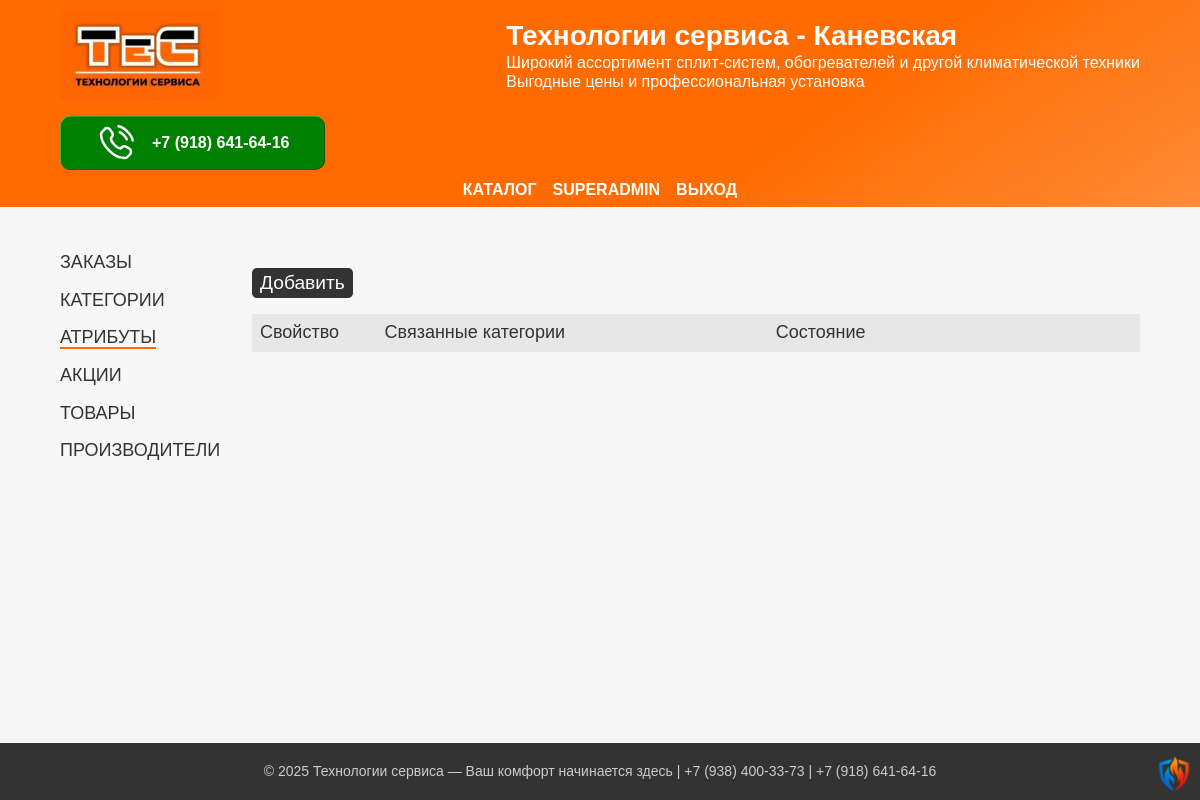
/admin/custom_fields (signed in), run on an earlier commit of the app's database.
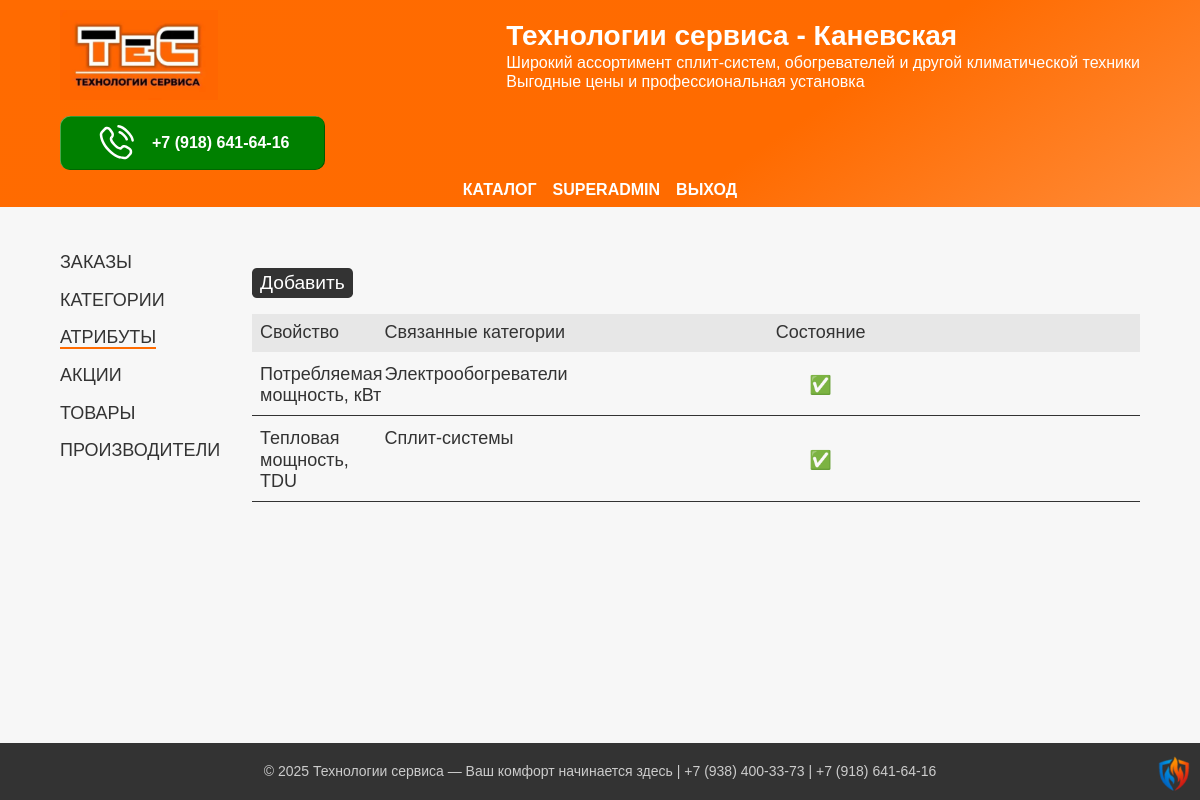
And on a later commit of the database.
### app/models.py (models this page shows, shortened)
class CustomFields(db.Model):
    __tablename__ = 'customfields'
    id = db.Column(db.Integer, primary_key=True)
    name = db.Column(db.Text, nullable=True)
    active = db.Column(db.Boolean, default=True)

class Category(db.Model):
    __tablename__ = 'categories'
    id = db.Column(db.Integer, primary_key=True)
    name = db.Column(db.String(64), nullable=False, unique=True)
    description = db.Column(db.Text, nullable=True)
    active = db.Column(db.Boolean, default=True)
    fields = db.relationship('CustomFields', secondary=custom_field_category, backref=db.backref('category', lazy='dynamic'))
    image_path = db.Column(db.String(255), nullable=True)
    products = db.relationship('Product', backref='category', lazy=True)

### app/blueprints/admin/routes.py (the view, shortened to what this page needs)
@admin_bp.route("/custom_fields", methods=["GET", "POST"])
@login_required
def custom_fields():
    custom_fields_all = CustomFields.query.order_by(CustomFields.name).all()
    for f in custom_fields_all:
        f.categories = [d.name for d in f.category.all()]
    form = CustomFieldsForm()
    return render_template('./admin/custom_fields.html',
                           title="Пользовательские поля категорий",
                           all_fields=custom_fields_all,
                           form=form)

### app/templates/admin/custom_fields.html (shortened to what this page needs)
{% extends "./admin/private.html" %}
{% block article %}
    <div class="cat-menu">
        <button class="cat-btn grey-btn" type="button" onclick="overlayMenu.showModal()">Добавить</button>
    </div>
    <div class="table">
        <header class="table-header categories-header">
            <div class="cat-name">Свойство</div>
            <div class="cat-description">Связанные категории</div>
            <div class="cat-status">Состояние</div>
        </header>
    {% for field in all_fields %}
        <a class="table-row categories-row" href="{{ url_for('admin.custom_field', name=field.name) }}">
            <div class="cat-name">{{ field.name }}</div>
            <div class="cat-description">
                {% if field.categories %}
                    <ul>
                        {% for field in field.categories %}
                            <li>{{field}}</li>
                        {% endfor %}
                    </ul>
                {% endif %}
            </div>
            <div class="cat-status">{{ "✅" if field.active else "❌" }}</div>
        </a>
    {% endfor %}
    </div>
{% endblock %}

What changed in the data, as far as the page shows it:
added CustomFields: name "Потребляемая мощность, кВт", active "✅"
added Category: name "Электрообогреватели", shown under "Потребляемая мощность, кВт"
added CustomFields: name "Тепловая мощность, TDU", active "✅"
added Category: name "Сплит-системы", shown under "Тепловая мощность, TDU"
